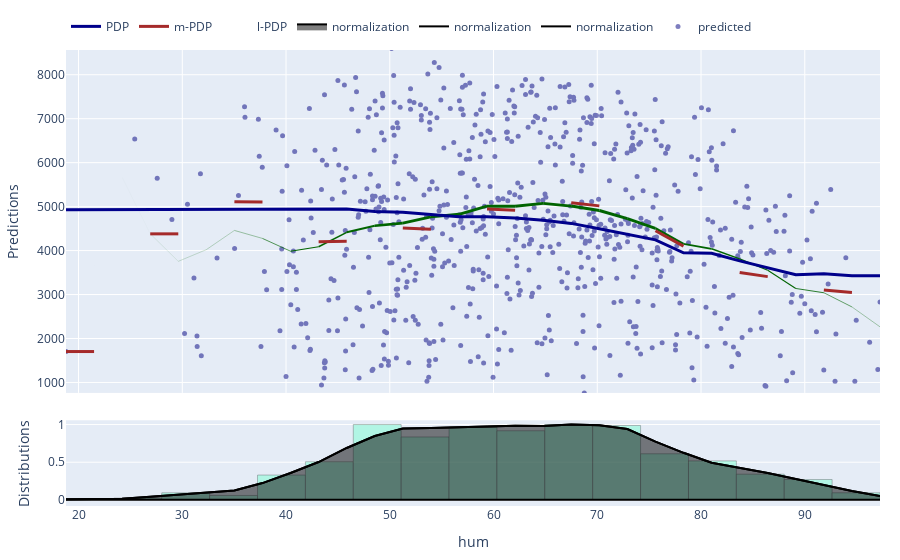

The notebook cell saved with this chart:
### Code cell
# Joint Explanations with arguments
visualization = explainer.visualize_doubleplot(
    explanations=[
        "real-prediction",
        "histogram",
        "distribution",
        "KernelNormalizer",
        "l-pdp",
        "m-pdp",
        "pdp",
    ],
    plot_arguments={
        "real-prediction" : {"alpha": 0.2},
        "l-pdp": {'alpha': 0.8},
        "m-pdp": {'alpha': 0.8},
        "pdp": {'alpha': 0.8},
    },
    matplotlib=USE_MATPLOTLIB,
)

visualization.show()

### Figure 1 — Plotly figure (JSON) as saved in the notebook; plotly's stock layout.template omitted (floating-point values rounded to 4 significant figures; data arrays with more than 128 entries replaced by an {"elided": "..."} marker saying what was removed)
{"data": [{"marker": {"color": "navy", "size": 5}, "mode": "markers", "name": "predicted", "opacity": 0.5, "type": "scatter", "x": {"elided": "728 float values"}, "xaxis": "x", "y": {"elided": "728 float values"}, "yaxis": "y"}, {"marker": {"color": "aquamarine", "line": {"color": "black"}}, "opacity": 0.5, "showlegend": false, "type": "bar", "width": [4.615, 4.615, 4.615, 4.615, 4.615, 4.615, 4.615, 4.615, 4.615, 4.615, 4.615, 4.615, 4.615, 4.615, 4.615, 4.615, 4.615], "x": [21.1, 25.71, 30.33, 34.94, 39.56, 44.18, 48.79, 53.41, 58.02, 62.64, 67.25, 71.87, 76.48, 81.1, 85.71, 90.33, 94.94], "xaxis": "x2", "y": [0.01176, 0.02353, 0.09412, 0.05882, 0.3294, 0.5059, 1, 0.8353, 0.9647, 0.9176, 1, 0.9882, 0.6118, 0.5176, 0.3412, 0.2706, 0.09412], "yaxis": "y2"}, {"marker": {"color": "black", "size": 15, "symbol": "line-ns"}, "mode": "markers", "showlegend": false, "type": "scatter", "x": {"elided": "728 float values"}, "xaxis": "x2", "y": {"elided": "728 float values"}, "yaxis": "y2"}, {"line": {"color": "black"}, "mode": "lines", "name": "normalization", "opacity": 1, "type": "scatter", "x": [18.79, 21.5, 24.2, 26.91, 29.61, 32.32, 35.02, 37.73, 40.44, 43.14, 45.85, 48.55, 51.26, 53.96, 56.67, 59.37, 62.08, 64.78, 67.49, 70.2, 72.9, 75.61, 78.31, 81.02, 83.72, 86.43, 89.13, 91.84, 94.54, 97.25], "xaxis": "x2", "y": [0.006954, 0.01009, 0.01494, 0.04142, 0.06941, 0.08747, 0.124, 0.2229, 0.3563, 0.5021, 0.6893, 0.8473, 0.9464, 0.9541, 0.9663, 0.9767, 0.9858, 0.9794, 1, 0.9893, 0.9408, 0.774, 0.6248, 0.4924, 0.4268, 0.3562, 0.2773, 0.1998, 0.1168, 0.05014], "yaxis": "y2"}, {"fill": "none", "line": {"color": "black"}, "mode": "lines", "name": "normalization", "opacity": 0.5, "type": "scatter", "x": [18.79, 21.5, 24.2, 26.91, 29.61, 32.32, 35.02, 37.73, 40.44, 43.14, 45.85, 48.55, 51.26, 53.96, 56.67, 59.37, 62.08, 64.78, 67.49, 70.2, 72.9, 75.61, 78.31, 81.02, 83.72, 86.43, 89.13, 91.84, 94.54, 97.25], "xaxis": "x2", "y": [0, 0, 0, 0, 0, 0, 0, 0, 0, 0, 0, 0, 0, 0, 0, 0, 0, 0, 0, 0, 0, 0, 0, 0, 0, 0, 0, 0, 0, 0], "yaxis": "y2"}, {"fill": "tonexty", "line": {"color": "black"}, "mode": "lines", "name": "normalization", "opacity": 0.5, "type": "scatter", "x": [18.79, 21.5, 24.2, 26.91, 29.61, 32.32, 35.02, 37.73, 40.44, 43.14, 45.85, 48.55, 51.26, 53.96, 56.67, 59.37, 62.08, 64.78, 67.49, 70.2, 72.9, 75.61, 78.31, 81.02, 83.72, 86.43, 89.13, 91.84, 94.54, 97.25], "xaxis": "x2", "y": [0.006954, 0.01009, 0.01494, 0.04142, 0.06941, 0.08747, 0.124, 0.2229, 0.3563, 0.5021, 0.6893, 0.8473, 0.9464, 0.9541, 0.9663, 0.9767, 0.9858, 0.9794, 1, 0.9893, 0.9408, 0.774, 0.6248, 0.4924, 0.4268, 0.3562, 0.2773, 0.1998, 0.1168, 0.05014], "yaxis": "y2"}, {"line": {"color": "darkgreen", "width": 0}, "mode": "lines", "name": "l-PDP", "opacity": 1, "type": "scatter", "x": [18.79, 21.5], "xaxis": "x", "y": [1743.0, 3628.0], "yaxis": "y"}, {"line": {"color": "darkgreen", "width": 0.00949}, "mode": "lines", "opacity": 1, "showlegend": false, "type": "scatter", "x": [21.5, 24.2], "xaxis": "x", "y": [3628.0, 5668.0], "yaxis": "y"}, {"line": {"color": "darkgreen", "width": 0.02414}, "mode": "lines", "opacity": 1, "showlegend": false, "type": "scatter", "x": [24.2, 26.91], "xaxis": "x", "y": [5668.0, 4383.0], "yaxis": "y"}, {"line": {"color": "darkgreen", "width": 0.1041}, "mode": "lines", "opacity": 1, "showlegend": false, "type": "scatter", "x": [26.91, 29.61], "xaxis": "x", "y": [4383.0, 3755.0], "yaxis": "y"}, {"line": {"color": "darkgreen", "width": 0.1887}, "mode": "lines", "opacity": 1, "showlegend": false, "type": "scatter", "x": [29.61, 32.32], "xaxis": "x", "y": [3755.0, 4021.0], "yaxis": "y"}, {"line": {"color": "darkgreen", "width": 0.2432}, "mode": "lines", "opacity": 1, "showlegend": false, "type": "scatter", "x": [32.32, 35.02], "xaxis": "x", "y": [4021.0, 4458.0], "yaxis": "y"}, {"line": {"color": "darkgreen", "width": 0.3536}, "mode": "lines", "opacity": 1, "showlegend": false, "type": "scatter", "x": [35.02, 37.73], "xaxis": "x", "y": [4458.0, 4276.0], "yaxis": "y"}, {"line": {"color": "darkgreen", "width": 0.6524}, "mode": "lines", "opacity": 1, "showlegend": false, "type": "scatter", "x": [37.73, 40.44], "xaxis": "x", "y": [4276.0, 3986.0], "yaxis": "y"}, {"line": {"color": "darkgreen", "width": 1.055}, "mode": "lines", "opacity": 1, "showlegend": false, "type": "scatter", "x": [40.44, 43.14], "xaxis": "x", "y": [3986.0, 4087.0], "yaxis": "y"}, {"line": {"color": "darkgreen", "width": 1.496}, "mode": "lines", "opacity": 1, "showlegend": false, "type": "scatter", "x": [43.14, 45.85], "xaxis": "x", "y": [4087.0, 4415.0], "yaxis": "y"}, {"line": {"color": "darkgreen", "width": 2.061}, "mode": "lines", "opacity": 1, "showlegend": false, "type": "scatter", "x": [45.85, 48.55], "xaxis": "x", "y": [4415.0, 4563.0], "yaxis": "y"}, {"line": {"color": "darkgreen", "width": 2.539}, "mode": "lines", "opacity": 1, "showlegend": false, "type": "scatter", "x": [48.55, 51.26], "xaxis": "x", "y": [4563.0, 4625.0], "yaxis": "y"}, {"line": {"color": "darkgreen", "width": 2.838}, "mode": "lines", "opacity": 1, "showlegend": false, "type": "scatter", "x": [51.26, 53.96], "xaxis": "x", "y": [4625.0, 4768.0], "yaxis": "y"}, {"line": {"color": "darkgreen", "width": 2.861}, "mode": "lines", "opacity": 1, "showlegend": false, "type": "scatter", "x": [53.96, 56.67], "xaxis": "x", "y": [4768.0, 4825.0], "yaxis": "y"}, {"line": {"color": "darkgreen", "width": 2.898}, "mode": "lines", "opacity": 1, "showlegend": false, "type": "scatter", "x": [56.67, 59.37], "xaxis": "x", "y": [4825.0, 5010.0], "yaxis": "y"}, {"line": {"color": "darkgreen", "width": 2.93}, "mode": "lines", "opacity": 1, "showlegend": false, "type": "scatter", "x": [59.37, 62.08], "xaxis": "x", "y": [5010.0, 5009.0], "yaxis": "y"}, {"line": {"color": "darkgreen", "width": 2.957}, "mode": "lines", "opacity": 1, "showlegend": false, "type": "scatter", "x": [62.08, 64.78], "xaxis": "x", "y": [5009.0, 5074.0], "yaxis": "y"}, {"line": {"color": "darkgreen", "width": 2.938}, "mode": "lines", "opacity": 1, "showlegend": false, "type": "scatter", "x": [64.78, 67.49], "xaxis": "x", "y": [5074.0, 5012.0], "yaxis": "y"}, {"line": {"color": "darkgreen", "width": 3}, "mode": "lines", "opacity": 1, "showlegend": false, "type": "scatter", "x": [67.49, 70.2], "xaxis": "x", "y": [5012.0, 4911.0], "yaxis": "y"}, {"line": {"color": "darkgreen", "width": 2.968}, "mode": "lines", "opacity": 1, "showlegend": false, "type": "scatter", "x": [70.2, 72.9], "xaxis": "x", "y": [4911.0, 4727.0], "yaxis": "y"}, {"line": {"color": "darkgreen", "width": 2.821}, "mode": "lines", "opacity": 1, "showlegend": false, "type": "scatter", "x": [72.9, 75.61], "xaxis": "x", "y": [4727.0, 4506.0], "yaxis": "y"}, {"line": {"color": "darkgreen", "width": 2.317}, "mode": "lines", "opacity": 1, "showlegend": false, "type": "scatter", "x": [75.61, 78.31], "xaxis": "x", "y": [4506.0, 4152.0], "yaxis": "y"}, {"line": {"color": "darkgreen", "width": 1.867}, "mode": "lines", "opacity": 1, "showlegend": false, "type": "scatter", "x": [78.31, 81.02], "xaxis": "x", "y": [4152.0, 4040.0], "yaxis": "y"}, {"line": {"color": "darkgreen", "width": 1.466}, "mode": "lines", "opacity": 1, "showlegend": false, "type": "scatter", "x": [81.02, 83.72], "xaxis": "x", "y": [4040.0, 3811.0], "yaxis": "y"}, {"line": {"color": "darkgreen", "width": 1.268}, "mode": "lines", "opacity": 1, "showlegend": false, "type": "scatter", "x": [83.72, 86.43], "xaxis": "x", "y": [3811.0, 3553.0], "yaxis": "y"}, {"line": {"color": "darkgreen", "width": 1.055}, "mode": "lines", "opacity": 1, "showlegend": false, "type": "scatter", "x": [86.43, 89.13], "xaxis": "x", "y": [3553.0, 3138.0], "yaxis": "y"}, {"line": {"color": "darkgreen", "width": 0.8168}, "mode": "lines", "opacity": 1, "showlegend": false, "type": "scatter", "x": [89.13, 91.84], "xaxis": "x", "y": [3138.0, 3040.0], "yaxis": "y"}, {"line": {"color": "darkgreen", "width": 0.5826}, "mode": "lines", "opacity": 1, "showlegend": false, "type": "scatter", "x": [91.84, 94.54], "xaxis": "x", "y": [3040.0, 2718.0], "yaxis": "y"}, {"line": {"color": "darkgreen", "width": 0.3319}, "mode": "lines", "opacity": 1, "showlegend": false, "type": "scatter", "x": [94.54, 97.25], "xaxis": "x", "y": [2718.0, 2266.0], "yaxis": "y"}, {"line": {"color": "brown", "width": 3}, "mode": "lines", "name": "m-PDP", "type": "scatter", "x": [18.79, 21.5], "xaxis": "x", "y": [1703.0, 1703.0], "yaxis": "y"}, {"line": {"color": "brown", "width": 3}, "mode": "lines", "showlegend": false, "type": "scatter", "x": [24.2], "xaxis": "x", "y": [6537.0], "yaxis": "y"}, {"line": {"color": "brown", "width": 3}, "mode": "lines", "showlegend": false, "type": "scatter", "x": [26.91, 29.61], "xaxis": "x", "y": [4380.0, 4380.0], "yaxis": "y"}, {"line": {"color": "brown", "width": 3}, "mode": "lines", "showlegend": false, "type": "scatter", "x": [32.32], "xaxis": "x", "y": [3068.0], "yaxis": "y"}, {"line": {"color": "brown", "width": 3}, "mode": "lines", "showlegend": false, "type": "scatter", "x": [35.02, 37.73], "xaxis": "x", "y": [5108.0, 5103.0], "yaxis": "y"}, {"line": {"color": "brown", "width": 3}, "mode": "lines", "showlegend": false, "type": "scatter", "x": [40.44], "xaxis": "x", "y": [3872.0], "yaxis": "y"}, {"line": {"color": "brown", "width": 3}, "mode": "lines", "showlegend": false, "type": "scatter", "x": [43.14, 45.85], "xaxis": "x", "y": [4201.0, 4213.0], "yaxis": "y"}, {"line": {"color": "brown", "width": 3}, "mode": "lines", "showlegend": false, "type": "scatter", "x": [48.55], "xaxis": "x", "y": [4628.0], "yaxis": "y"}, {"line": {"color": "brown", "width": 3}, "mode": "lines", "showlegend": false, "type": "scatter", "x": [51.26, 53.96], "xaxis": "x", "y": [4513.0, 4484.0], "yaxis": "y"}, {"line": {"color": "brown", "width": 3}, "mode": "lines", "showlegend": false, "type": "scatter", "x": [56.67], "xaxis": "x", "y": [5024.0], "yaxis": "y"}, {"line": {"color": "brown", "width": 3}, "mode": "lines", "showlegend": false, "type": "scatter", "x": [59.37, 62.08], "xaxis": "x", "y": [4946.0, 4916.0], "yaxis": "y"}, {"line": {"color": "brown", "width": 3}, "mode": "lines", "showlegend": false, "type": "scatter", "x": [64.78], "xaxis": "x", "y": [5077.0], "yaxis": "y"}, {"line": {"color": "brown", "width": 3}, "mode": "lines", "showlegend": false, "type": "scatter", "x": [67.49, 70.2], "xaxis": "x", "y": [5088.0, 5017.0], "yaxis": "y"}, {"line": {"color": "brown", "width": 3}, "mode": "lines", "showlegend": false, "type": "scatter", "x": [72.9], "xaxis": "x", "y": [4706.0], "yaxis": "y"}, {"line": {"color": "brown", "width": 3}, "mode": "lines", "showlegend": false, "type": "scatter", "x": [75.61, 78.31], "xaxis": "x", "y": [4451.0, 4101.0], "yaxis": "y"}, {"line": {"color": "brown", "width": 3}, "mode": "lines", "showlegend": false, "type": "scatter", "x": [81.02], "xaxis": "x", "y": [4260.0], "yaxis": "y"}, {"line": {"color": "brown", "width": 3}, "mode": "lines", "showlegend": false, "type": "scatter", "x": [83.72, 86.43], "xaxis": "x", "y": [3502.0, 3408.0], "yaxis": "y"}, {"line": {"color": "brown", "width": 3}, "mode": "lines", "showlegend": false, "type": "scatter", "x": [89.13], "xaxis": "x", "y": [3248.0], "yaxis": "y"}, {"line": {"color": "brown", "width": 3}, "mode": "lines", "showlegend": false, "type": "scatter", "x": [91.84, 94.54], "xaxis": "x", "y": [3102.0, 3045.0], "yaxis": "y"}, {"line": {"color": "brown", "width": 3}, "mode": "lines", "showlegend": false, "type": "scatter", "x": [97.25], "xaxis": "x", "y": [1900.0], "yaxis": "y"}, {"line": {"color": "darkblue", "width": 3}, "mode": "lines", "name": "PDP", "type": "scatter", "x": [18.79, 21.5, 24.2, 26.91, 29.61, 32.32, 35.02, 37.73, 40.44, 43.14, 45.85, 48.55, 51.26, 53.96, 56.67, 59.37, 62.08, 64.78, 67.49, 70.2, 72.9, 75.61, 78.31, 81.02, 83.72, 86.43, 89.13, 91.84, 94.54, 97.25], "xaxis": "x", "y": [4931.0, 4931.0, 4931.0, 4930.0, 4928.0, 4945.0, 4942.0, 4940.0, 4943.0, 4940.0, 4944.0, 4889.0, 4871.0, 4820.0, 4768.0, 4768.0, 4744.0, 4692.0, 4618.0, 4498.0, 4371.0, 4244.0, 3950.0, 3940.0, 3766.0, 3611.0, 3453.0, 3471.0, 3425.0, 3428.0], "yaxis": "y"}], "layout": {"legend": {"orientation": "h", "x": 0, "xanchor": "left", "y": 1.02, "yanchor": "bottom"}, "margin": {"b": 40, "l": 60, "r": 20, "t": 40}, "xaxis": {"anchor": "y", "domain": [0, 1], "matches": "x2", "showticklabels": false}, "xaxis2": {"anchor": "y2", "domain": [0, 1], "range": [18.79, 97.25], "title": {"text": "hum"}}, "yaxis": {"anchor": "x", "domain": [0.248, 1], "range": [762.3, 8563.0], "title": {"text": "Predictions"}}, "yaxis2": {"anchor": "x2", "domain": [0, 0.188], "title": {"text": "Distributions"}}}}
